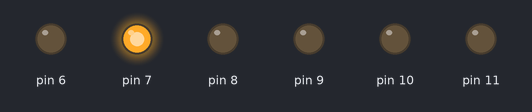
Bench run of a sketch on a simulated Arduino Uno, built with avr-gcc and run on an emulated ATmega328P. On the bench: output pins drawn as LEDs (lit = HIGH).

Above: at 0.1 s.
At 0.5 s:
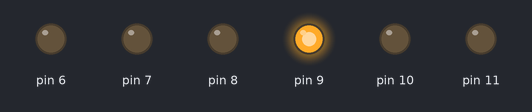
At 0.9 s:
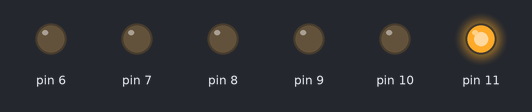
At 1.1 s:
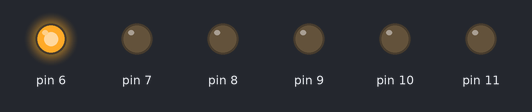
At 1.9 s:
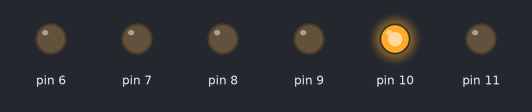
At 2.7 s:
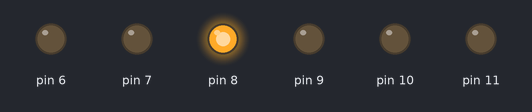
Timing chart, 0 to 3.0 s (numbered marks = the images above):
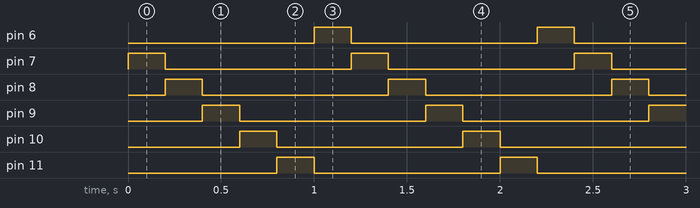

Measured:
- by itself, pin 6–11: alternates HIGH for 0.20 s and LOW for 1.0 s
- by itself, everything shown: repeats every 1.2 s, in 6 steps

The sketch:

Lightsequence.ino
```cpp
void setup()
{
  for(int i = 6; i <= 11; i++)
  {
  pinMode(i, OUTPUT);//让6到11号接口输出电频
  }
}
void loop() {
       digitalWrite(6,LOW);
       digitalWrite(7,HIGH);
       delay(200);

       digitalWrite(7,LOW);
       digitalWrite(8,HIGH);
       delay(200);

       digitalWrite(8,LOW);
       digitalWrite(9,HIGH);
       delay(200);

       digitalWrite(9,LOW);
       digitalWrite(10,HIGH);
       delay(200);

       digitalWrite(10,LOW);
       digitalWrite(11,HIGH);
       delay(200);

       digitalWrite(11,LOW);
       digitalWrite(6,HIGH);
       delay(200);
}
```
